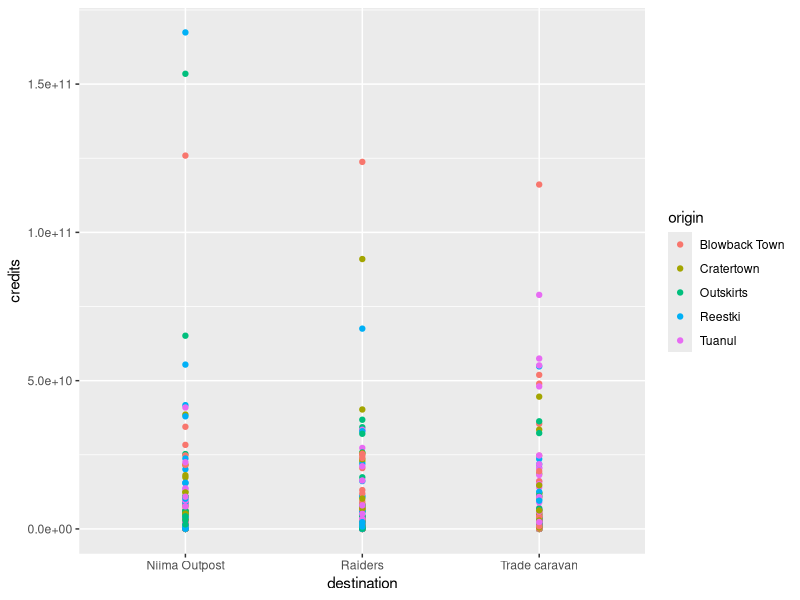
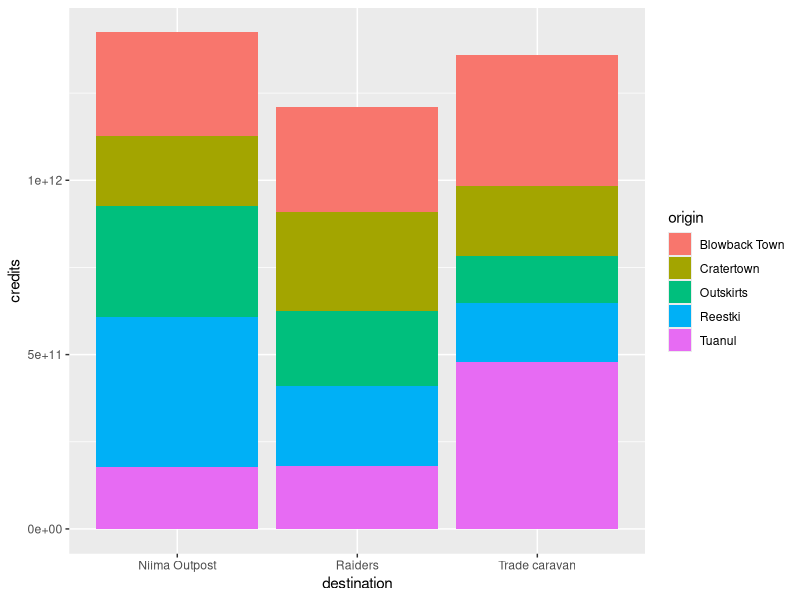
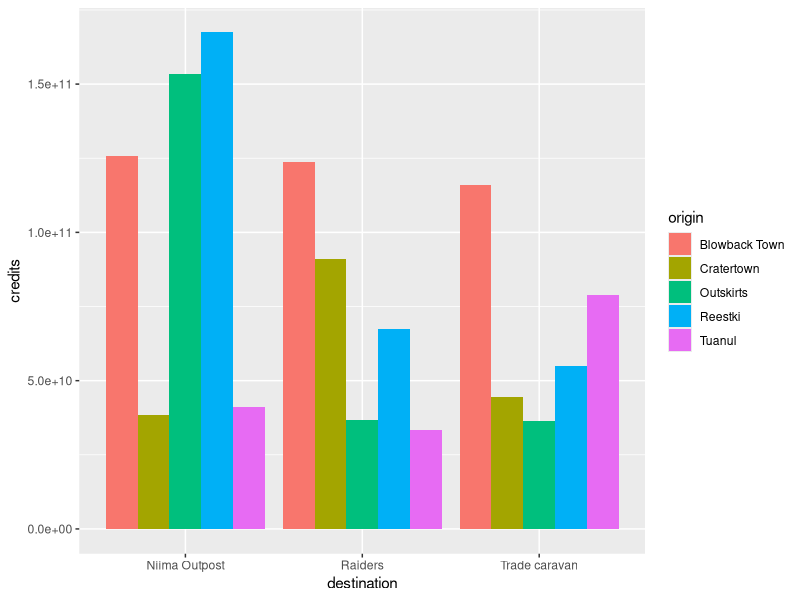
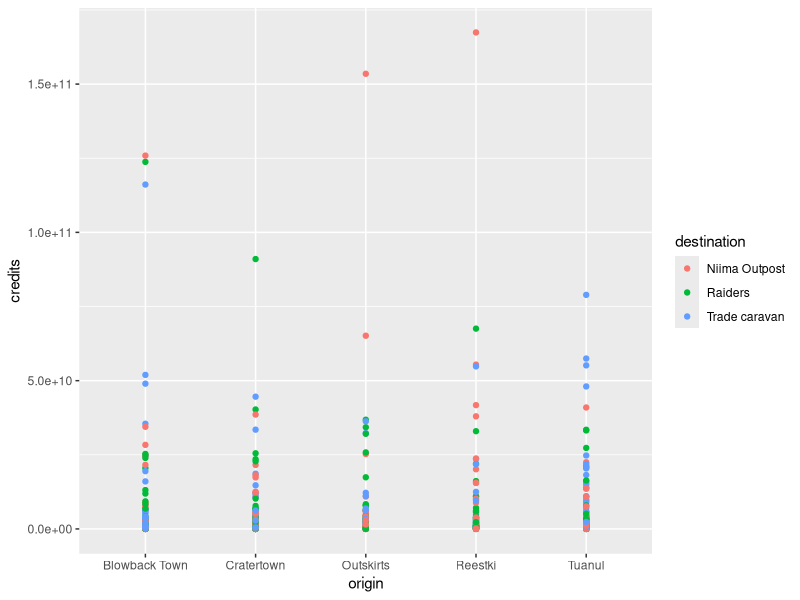
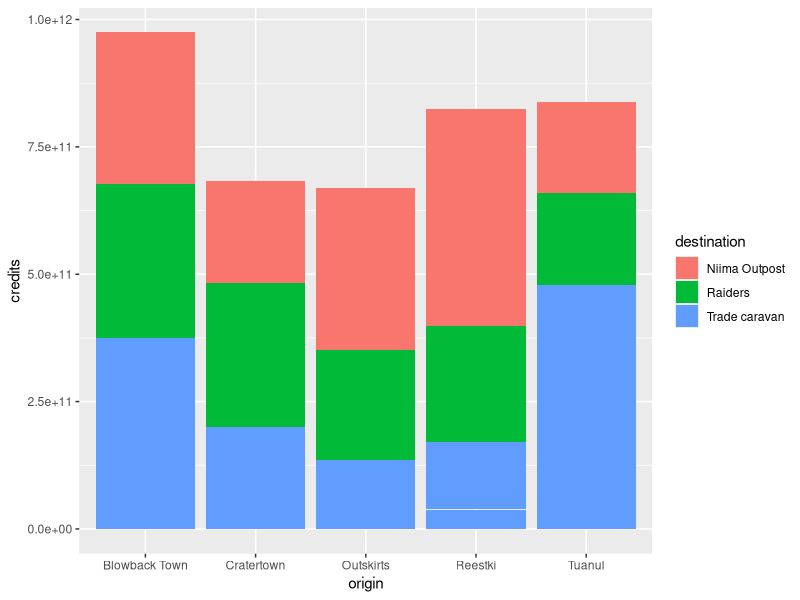
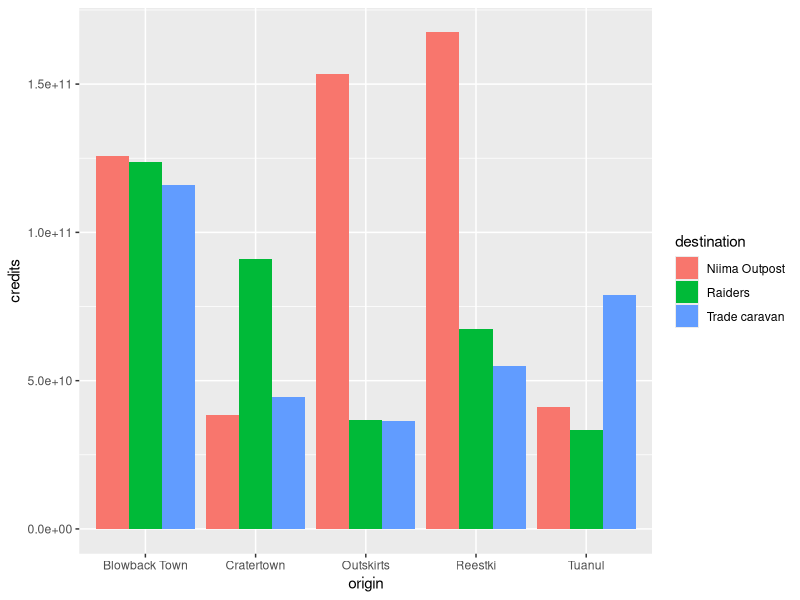
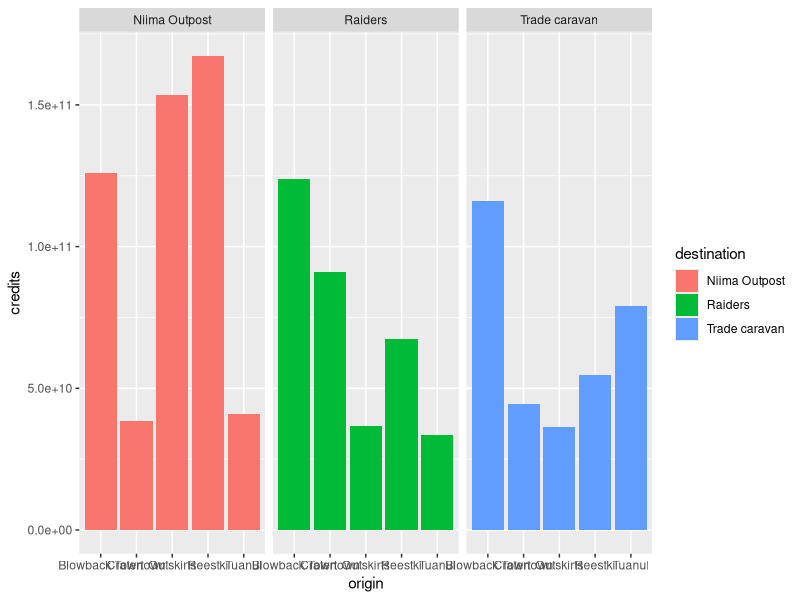
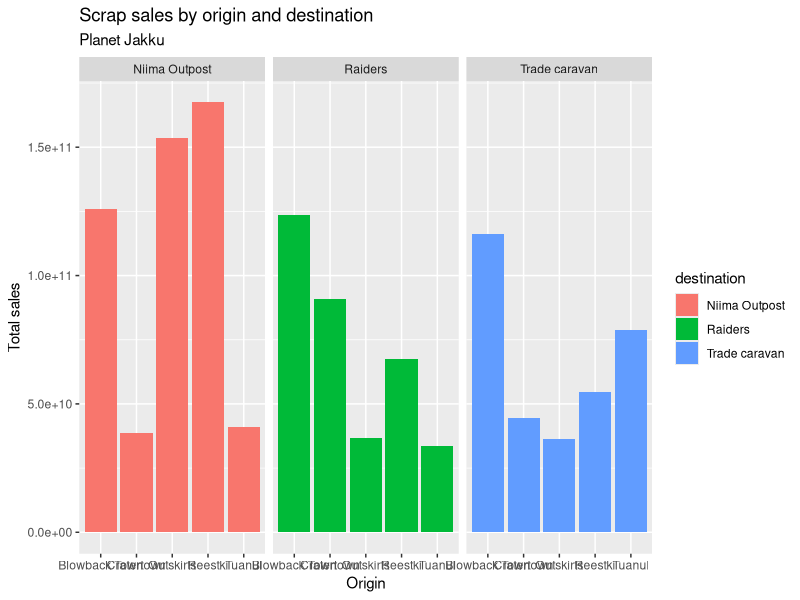

Here is the R script that generated these plots, in order:
## ---- chunk 1
knitr::opts_chunk$set(echo=TRUE, warning=F, message=F)
knitr::opts_chunk$set(fig.width = 10, fig.height = 5.2) 
htmltools::tagList(rmarkdown::html_dependency_font_awesome())
library(ggplot2)
library(readr)
library(dplyr)

# Read in the full scrap data
scrap <- read_csv("scrap_day2pm.csv")
## ---- chunk 2

## ---- chunk 3

## ---- chunk 4

## ---- chunk 5

## ---- chunk 6

## ---- chunk 7

## ---- chunk 8
ggplot(scrap, aes(x = destination, y = credits, color = origin)) +
  geom_point()
## ---- chunk 9
ggplot(scrap, aes(x = destination, y = credits, fill = origin)) + geom_col()
## ---- chunk 10
ggplot(scrap, aes(x = destination, y = credits, fill = origin)) +
  geom_col(position = "dodge")
## ---- chunk 11
ggplot(scrap, aes(x = origin, y = credits, color = destination)) +
  geom_point()
## ---- chunk 12
ggplot(scrap, aes(x = origin, y = credits, fill = destination)) +
  geom_col()
## ---- chunk 13
ggplot(scrap, aes(x = origin, y = credits, fill = destination)) +
  geom_col(position = "dodge")
## ---- chunk 14
ggplot(scrap, aes(x = origin, y = credits, fill = destination)) +
  geom_col(position = "dodge") +
  facet_wrap("destination")
## ---- chunk 15
ggplot(scrap, aes(x = origin, y = credits, fill = destination)) +
  geom_col(position = "dodge") +
  facet_wrap("destination") +
  labs(title    = "Scrap sales by origin and destination",
       subtitle = "Planet Jakku",
       x        = "Origin", 
       y        = "Total sales")
## ---- chunk 16
ggplot(scrap, aes(x = origin, y = credits, fill = destination)) +
  geom_col(position = "dodge") +
  facet_wrap("destination") +
  labs(title    = "Scrap sales by origin and destination",
       subtitle = "Planet Jakku",
       x        = "Origin", 
       y        = "Total sales") +
  geom_hline(yintercept = 5E+10, color = "darkgray", size = 2)
## ---- chunk 17
options(scipen = 999)

ggplot(scrap, aes(x = origin, y = credits, fill = destination)) +
  geom_col(position = "dodge") +
  facet_wrap("destination") +
  theme_bw() +
  labs(title = "Scrap sales by origin and destination", 
       x     = "Origin", 
       y     = "Total sales")
## ---- chunk 18
ggplot(scrap, aes(x = origin, y = credits, fill = destination)) +
  geom_col(position = "dodge") +
  facet_wrap("destination") +
  theme_bw()
## ---- chunk 19

## ---- chunk 20
cheap_scrap <- filter(scrap, item == "Black box")
## ---- chunk 21
ggplot(cheap_scrap, aes(x = destination, y = total_pounds) ) + 
   geom_col()
## ---- chunk 22
